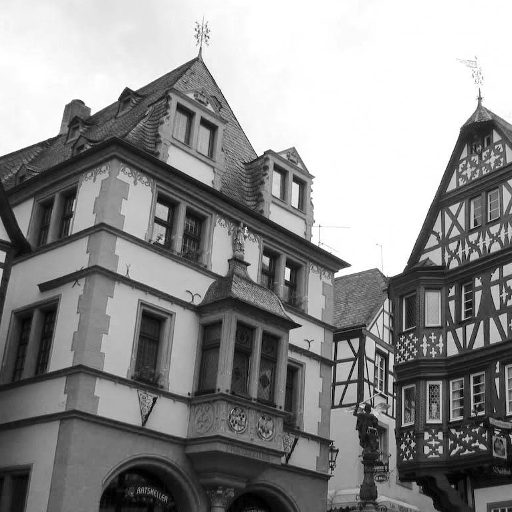
#> input picture P1+T2/otsu/otsu.png, 512 x 512 px
$ python otsu.py
#> lines starting #> are read from the running program, lines starting #| are printed output that depends on the picture; after the words box and inside, x2 and y2 are one past the last pixel; in counts of white or black regions, pixels touching at a corner belong together
import cv2
import numpy as np

'''
Algoritmo de otsu: escolhe o threshold otimo que minimiza a variancia intraclasse dos pixels limiarizados brancos e pretos
'''


imagemOriginal = cv2.imread("otsu.png", 0)
#> imagemOriginal is the input picture: shape (512, 512); min 0, max 255, mean 141.2

hist, bins = np.histogram(imagemOriginal.flatten(), 256, [0, 256])
#> hist = 256 values, max 38477 at index 255, min 20 at index 217, mean 1024; bins = 257 values from 0 to 256

somatorio = np.sum(range(0, 256) * hist)
#> somatorio = 37023347
total = imagemOriginal.shape[0] * imagemOriginal.shape[1]
#> total = 262144
sumB = 0
wB = 0
maximo = 0
limiar1 = 0
limiar2 = 0

for i in range(0, 256):
    wB = wB + hist[i]
    if(wB == 0): continue
    wF = total - wB
    if(wF == 0): break
    sumB = sumB + i * hist[i]
    mB = sumB / wB
    mF = (somatorio - sumB) / wF
    intermediario = wB * wF * (mB - mF) * (mB - mF)
    if(intermediario >= maximo):
        limiar1 = i
        if(intermediario > maximo):
            limiar2 = i
        maximo = intermediario
#> this loop made 256 passes
#> (wB, wF, sumB, mB, mF, maximo) on passes 1 to 12: (83, 262061, 0, 0, 141.3, 4.34e+11), (220, 261924, 137, 0.623, 141.4, 1.14e+12), (401, 261743, 499, 1.24, 141.4, 2.06e+12), (640, 261504, 1216, 1.9, 141.6, 3.27e+12), (889, 261255, 2212, 2.49, 141.7, 4.5e+12), (1180, 260964, 3667, 3.11, 141.9, 5.93e+12), (1463, 260681, 5365, 3.67, 142, 7.3e+12), (1721, 260423, 7171, 4.17, 142.1, 8.53e+12), (1986, 260158, 9291, 4.68, 142.3, 9.78e+12), (2284, 259860, 11973, 5.24, 142.4, 1.12e+13), (2603, 259541, 15163, 5.83, 142.6, 1.26e+13), (2928, 259216, 18738, 6.4, 142.8, 1.41e+13)
#> (wB, wF, sumB, mB) on pass 100: (102467, 159677, 5558871, 54.25)

thresh = (limiar1 + limiar2) / 2

tr = np.zeros(256, dtype=np.uint8)
for i in range(0, 256):
    if(i < thresh): tr[i] = 0
    else: tr[i] = 255

img_res = tr[imagemOriginal]
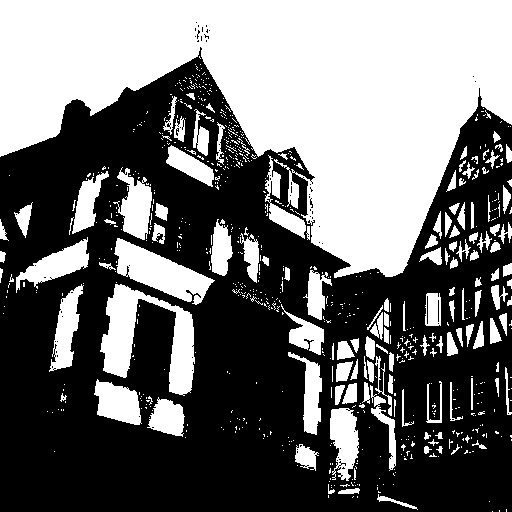
#> img_res: shape (512, 512); 43.5% white; 741 white regions (605 under 20 px), largest, box (x1, y1, x2, y2) and area: (0, 0, 512, 278) 78049, (100, 284, 195, 396) 4461, (114, 238, 215, 305) 3022

cv2.imshow("original", imagemOriginal)
cv2.moveWindow("original", 0, 0)
cv2.imshow("result", img_res)
cv2.moveWindow("result", 512, 0)

cv2.waitKey(0)
cv2.destroyAllWindows()
